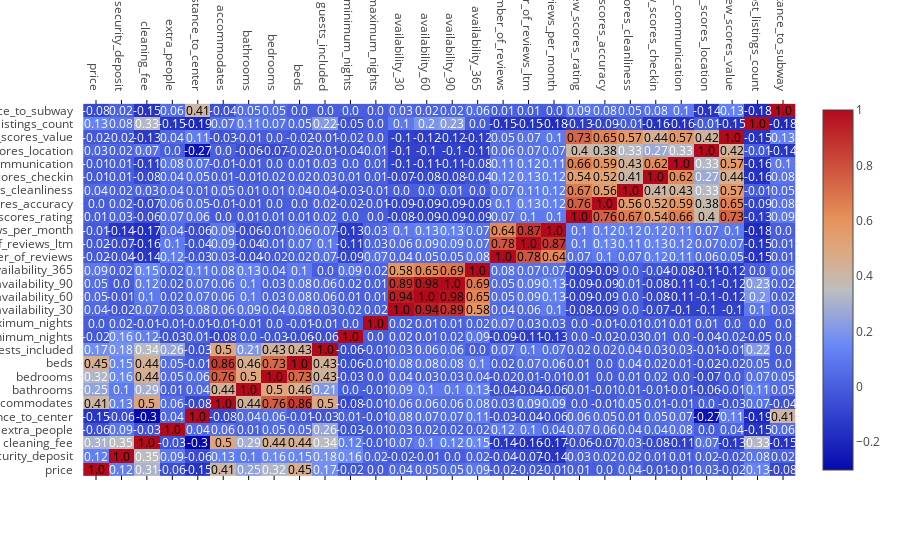

The notebook cell saved with this chart:
### Code cell
# check correlations
corrmat = Boston_listings4[numVar].corr()
figure = ff.create_annotated_heatmap(
         z=corrmat.values,
         x=list(corrmat.columns),
         y=list(corrmat.index),
         annotation_text=corrmat.round(2).values,
         showscale=True)
iplot(figure)
